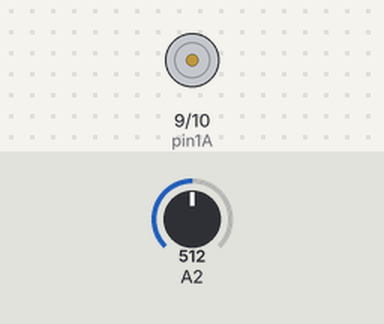
The sketch below on a simulated Arduino Uno, built with avr-gcc and run on an emulated ATmega328P. On the bench: motor-driver pin pairs drawn as motors (green arrow = first pin HIGH = forward, orange = second pin HIGH = backward, longer = more drive). The test bench sets the inputs (shaded band); at power-on: A2 = 512.

Above: at 1.2 s.
1.3 s: A2 set to 490
At 1.7 s:
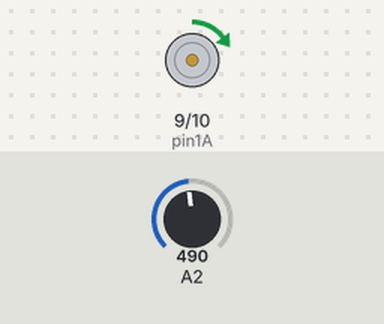
2.8 s: A2 set to 610
At 4.0 s:
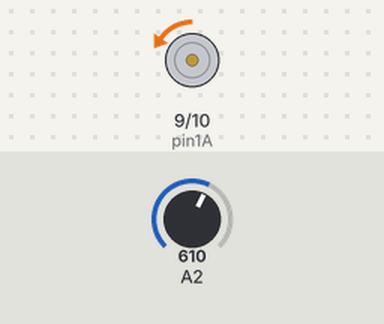
4.3 s: A2 set to 716
At 5.2 s:
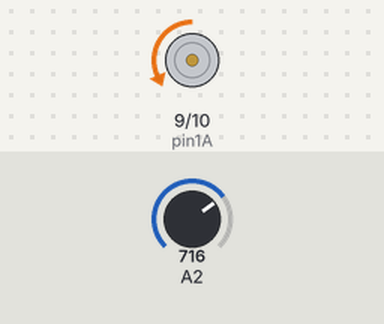
5.8 s: A2 set to 900
At 6.3 s:
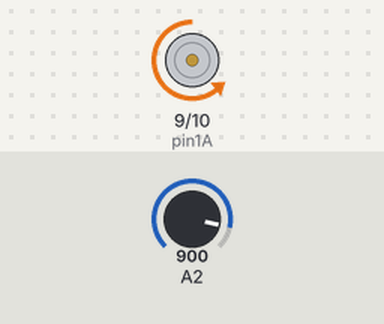
7.3 s: A2 set to 1023
At 8.7 s:
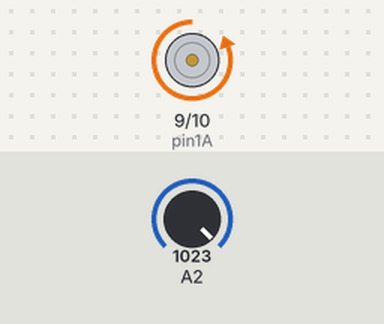
Timing chart, 0 to 9.8 s (numbered marks = the images above; inputs shaded):
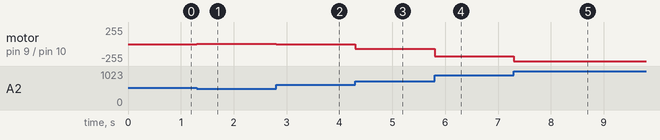

Measured:
- after the input at 1.3 s, motor on pin 9 (pin1A) / pin 10 (pin2A): stopped → forward 5/255 at once
- after the input at 2.8 s, motor on pin 9 (pin1A) / pin 10 (pin2A): forward 5/255 → backward 6/255 at once
- after the input at 4.3 s, motor on pin 9 (pin1A) / pin 10 (pin2A): backward 6/255 → backward 69/255 at once
- after the input at 5.8 s, motor on pin 9 (pin1A) / pin 10 (pin2A): backward 69/255 → backward 180/255 at once
- after the input at 7.3 s, motor on pin 9 (pin1A) / pin 10 (pin2A): backward 180/255 → backward 255/255 at once

The sketch:

AnalogMotorsJoystick.ino
```cpp
#define pin1A 9
#define pin2A 10


void setup() {
  // put your setup code here, to run once:
  pinMode(pin1A, OUTPUT);
  pinMode(pin2A, OUTPUT);
}

void loop() {
  // put your main code here, to run repeatedly:

  int stickVal=analogRead(2);
  if(stickVal>=500 && stickVal<=600)
  {
    analogWrite(pin1A,0);
    analogWrite(pin2A,0);
  }
  else if(stickVal<500)
  {
  analogWrite(pin1A,map(stickVal,500,0,0,255));
  analogWrite(pin2A,0);
  }
  else
  {

  analogWrite(pin1A,0);
  analogWrite(pin2A,map(stickVal,600,1023,0,255));
  }
 }
```
